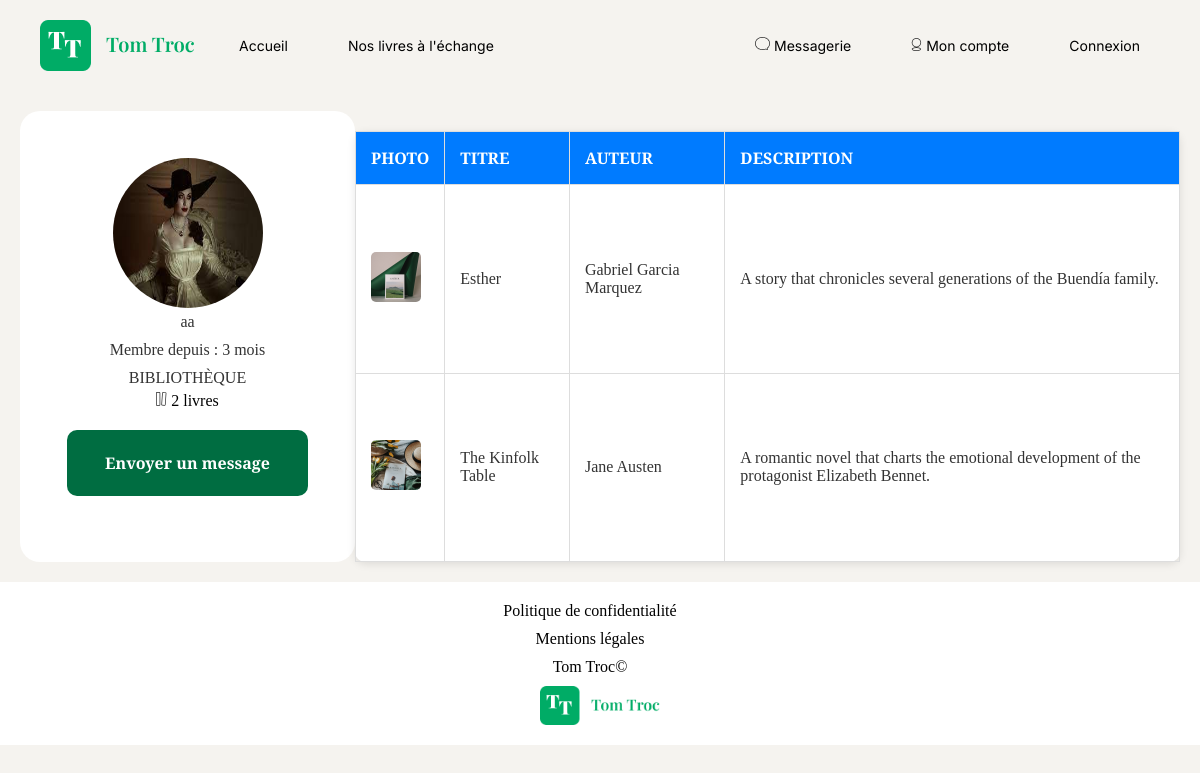
The page /index.php?action=showPublicAccount&user_id=9 on the database as committed earlier.
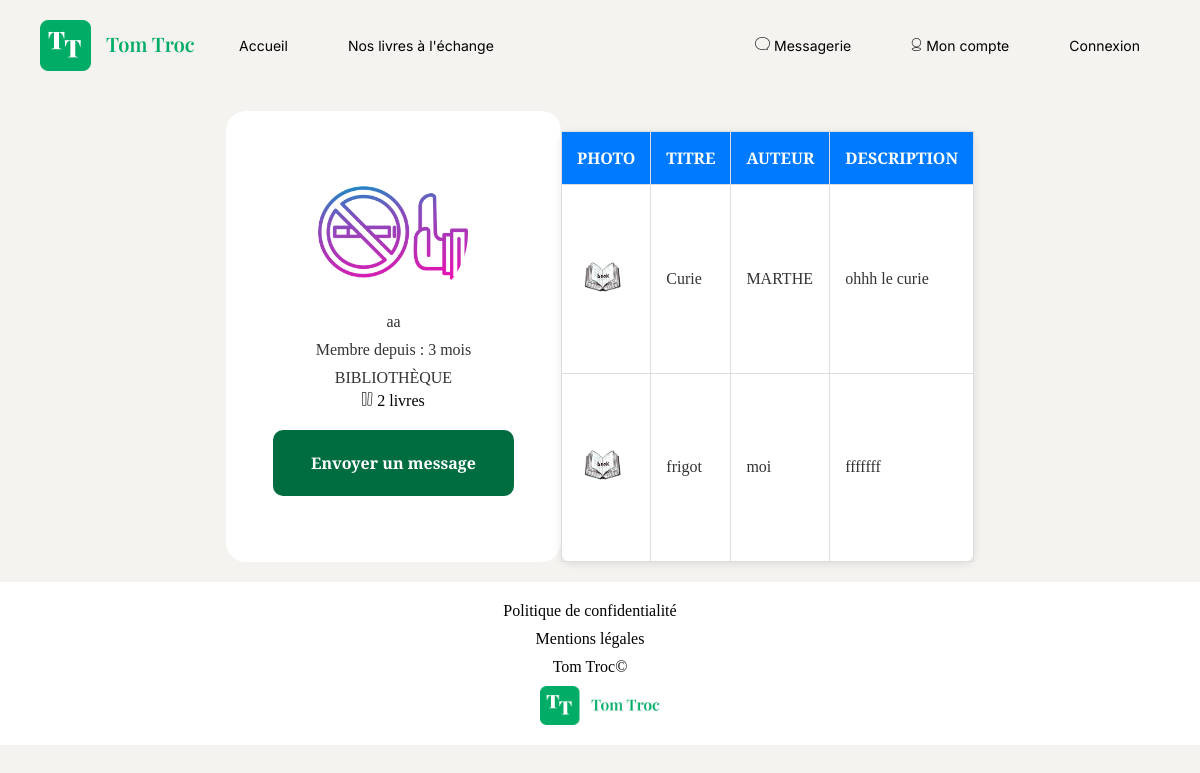
The same page on the database as committed later.
### tables this page shows
CREATE TABLE IF NOT EXISTS `user` (
  `id` int NOT NULL AUTO_INCREMENT,
  `username` varchar(100) NOT NULL,
  `email` varchar(100) NOT NULL,
  `password` varchar(255) NOT NULL,
  `profilePicture` varchar(255) NOT NULL,
  `role` enum('user','admin','moderator') DEFAULT 'user',
  `is_active` tinyint(1) DEFAULT '1',
  `created_at` datetime DEFAULT CURRENT_TIMESTAMP,
  `updated_at` datetime DEFAULT CURRENT_TIMESTAMP ON UPDATE CURRENT_TIMESTAMP,
  PRIMARY KEY (`id`)
);

CREATE TABLE IF NOT EXISTS `book` (
  `id` int NOT NULL AUTO_INCREMENT,
  `title` varchar(255) NOT NULL,
  `author` varchar(255) NOT NULL,
  `img` varchar(255) NOT NULL,
  `description` text NOT NULL,
  `createdAt` timestamp NOT NULL DEFAULT CURRENT_TIMESTAMP,
  `updatedAt` timestamp NULL DEFAULT CURRENT_TIMESTAMP,
  `available` tinyint(1) NOT NULL,
  `user_id` int DEFAULT NULL,
  PRIMARY KEY (`id`),
  KEY `fk_user` (`user_id`)
);

### views/View.php (called while the page is built, shortened)
<?php
class View
{
    public function render(string $viewName, array $params = []): void
    {
        $viewPath = $this->buildViewPath($viewName);
        $description = $this->_renderViewFromTemplate($viewPath, $params);
    }
    private function _renderViewFromTemplate(string $viewPath, array $params = []): string
    {
        if (file_exists($viewPath)) {
            extract($params);
            require($viewPath);
            return ob_get_clean();
        } else {
            throw new Exception("La vue '$viewPath' est introuvable.");
        }
    }
    private function buildViewPath(string $viewName): string
    {
        return TEMPLATE_VIEW_PATH . $viewName . '.php';
    }
}

### controllers/PublicAccountController.php (called while the page is built, shortened)
<?php
class PublicAccountController
{
    public function showPublicAccount()
    {
        $userId = filter_input(INPUT_GET, 'user_id', FILTER_SANITIZE_NUMBER_INT);
        $userManager = new UserManager();
        $bookManager = new BookManager();
        $user = $userManager->getUserById($userId);
        $books = $bookManager->getAllBooksByUserId($userId);
        $totalBooks = count($books);
        $data = [
            'user' => $user,
            'books' => $books,
            'totalBooks' => $totalBooks,
        ];
        $this->renderView('publicAccount', "Profil de {$user->getUsername()}", $data);
        }
    private function renderView(string $viewName, string $pageTitle, array $data = []): void
    {
        $view = new View($pageTitle);
        $view->render($viewName, $data);
    }
}

### index.php (called while the page is built, shortened)
<?php
$action = Utils::request('action', 'home');
try {
    $publicAccountController = new PublicAccountController();
    switch ($action) {
        case 'showPublicAccount':
            $publicAccountController->showPublicAccount();
            break;
    }
} catch (Exception $e) {
    error_log("Exception capturée : " . $e->getMessage());
    $errorView = new View('Erreur');
    $errorView->render('errorPage', ['errorMessage' => $e->getMessage()]);
}

### models/DBmanager.php (called while the page is built, shortened)
<?php
class DBManager
{
    private static $instance;
    private $db;
    private function __construct()
    {
        $this->db = new PDO('mysql:host=' . DB_HOST . ';dbname=' . DB_NAME . ';charset=utf8', DB_USER, DB_PASS);
        $this->db->setAttribute(PDO::ATTR_ERRMODE, PDO::ERRMODE_EXCEPTION);
        $this->db->setAttribute(PDO::ATTR_DEFAULT_FETCH_MODE, PDO::FETCH_ASSOC);
    }
    public static function getInstance() : DBManager
    {
        if (!self::$instance) {
            self::$instance = new DBManager();
        }
        return self::$instance;
    }
    public function query(string $sql, ?array $params = null) : PDOStatement
    {
        if ($params == null) {
            $query = $this->db->query($sql);
        } else {
            $query = $this->db->prepare($sql);
            $query->execute($params);
        }
        return $query;
    }
}

### models/UserManager.php (called while the page is built, shortened)
<?php
class UserManager extends AbstractEntityManager
{
    public function getUserById(int $id): ?User
    {
        $sql = "SELECT * FROM user WHERE id = :id";
        try {
            $result = $this->db->query($sql, [":id" => $id]);
            $userData = $result->fetch(PDO::FETCH_ASSOC);
            return $userData ? new User($userData) : null;
        } catch (PDOException $e) {
            error_log("Erreur lors de la recherche de l'utilisateur : " . $e->getMessage());
            return null;
        }
    }
}

### models/AbstractEntity.php (called while the page is built, shortened)
<?php
abstract class AbstractEntity
{
    protected function hydrate(array $data) : void
    {
        foreach ($data as $key => $value) {
            $method = 'set' . str_replace('_', '', ucwords($key, '_'));
        }
    }
}

### models/User.php (called while the page is built, shortened)
<?php
class User extends AbstractEntity
{
    protected int $id;
    private string $username;
    private string $profilePicture;
    private string $createdAt;
    public function getId(): int
    {
        return $this->id;
    }
    public function getUsername(): string
    {
        return $this->username;
    }
    public function getProfilePicture(): ?string
    {
        return $this->profilePicture ?: "/assets/img/users/profile-default.svg";
    }
    public function getCreatedAt(): string
    {
        return $this->createdAt;
    }
    public function setId(int $id): void
    {
        $this->id = $id;
    }
    public function setUsername(string $username): void
    {
        $this->username = $username;
    }
    public function setProfilePicture(?string $profilePicture): void
    {
        $this->profilePicture = $profilePicture;
    }
    public function setCreatedAt(string $createdAt): void
    {
        $this->createdAt = $createdAt;
    }
}

### models/BookManager.php (called while the page is built, shortened)
<?php
class bookManager extends AbstractEntityManager
{
    public function getAllBooksByUserId(int $userId): array
    {
        $sql = "SELECT * FROM book WHERE user_id = " . (int)$userId;
        $result = $this->db->query($sql);
        $books = [];
        while ($bookData = $result->fetch(PDO::FETCH_ASSOC)) {
            $books[] = new Book($bookData);
        }
        return $books;
    }
}

### models/Book.php (called while the page is built, shortened)
<?php
class Book extends AbstractEntity
{
    private string $title = "";
    private string $author = "";
    private ?string $img = null;
    private string $description = "";
    public function __construct(array $data = [])
    {
        $this->userId = $data['user_id'] ?? 0;
        $this->title = $data['title'] ?? '';
        $this->author = $data['author'] ?? '';
        $this->description = $data['description'] ?? '';
        $this->img = isset($data['img']) ? $data['img'] : '/assets/img/defaultBook.webp';
        if ($this->userId !== 0) {
            $userManager = new UserManager();
            $this->user = $userManager->getUserById($this->userId);
        }
    }
    public function setTitle(string $title): void
    {
        $this->title = $title;
    }
    public function getTitle(): string
    {
        return $this->title;
    }
    public function setAuthor(string $author): void
    {
        $this->author = $author;
    }
    public function getAuthor(): string
    {
        return $this->author;
    }
    public function setImg(?string $img): void
    {
        $this->img = $img;
    }
    public function getImg(): ?string
    {
        return $this->img;
    }
    public function setDescription(string $description): void
    {
        $this->description = $description;
    }
    public function getDescription(int $length = -1): string
    {
        return $this->description;
    }
    public function setCreatedAt(string|DateTime $createdAt, string $format = 'Y-m-d H:i:s'): void
    {
        if (is_string($createdAt)) {
            $createdAt = DateTime::createFromFormat($format, $createdAt);
        }
    }
    public function setUpdatedAt(string|DateTime|null $updatedAt): void
    {
        if ($updatedAt === null) {
            $this->updatedAt = null;
        } elseif (is_string($updatedAt)) {
            $this->updatedAt = DateTime::createFromFormat('Y-m-d H:i:s', $updatedAt);
        } elseif ($updatedAt instanceof DateTime) {
            $this->updatedAt = $updatedAt;
        }
    }
}

### views/templates/publicAccount.php (the view, shortened to what the rows shown need)
<div class="account-container">
    <div class="account-sections">
        <div class="account-card">
            <div class="account-profile">
                <?php if ($user->getProfilePicture() && !empty($user->getProfilePicture())) : ?>
                    <img src="<?= htmlspecialchars($user->getProfilePicture(), ENT_QUOTES, 'UTF-8') ?>" alt="Photo de profil">
                <?php else : ?>
                    <img src="/assets/img/users/profile-default.svg" alt="Photo par défaut">
                <?php endif; ?>
            </div>
            <p><?= htmlspecialchars($user->getUsername(), ENT_QUOTES, 'UTF-8') ?></p>
            <?php
            $createdAt = new DateTime($user->getCreatedAt());
            $now = new DateTime();
            $diff = $createdAt->diff($now);
            $memberSince = '';
            if ($diff->m > 0) {
                $memberSince .= $diff->m . ' ' . ($diff->m > 1 ? 'mois' : 'mois');
            }
            ?>
            <p>Membre depuis : <?= htmlspecialchars($memberSince, ENT_QUOTES, 'UTF-8') ?></p>
            <p>BIBLIOTHÈQUE</p>
            <div class="library-info">
                <img src="/assets/img/icon_books.svg" alt="Icône de livres">
                <?= htmlspecialchars($totalBooks, ENT_QUOTES, 'UTF-8') ?> livres
            </div>
            <a href="index.php?action=showMessaging&receiver_id=<?= htmlspecialchars($user->getId(), ENT_QUOTES, 'UTF-8') ?>" class="btn">Envoyer un message</a>
            </div>
    </div>
    <table class="table-books">
        <thead>
            <tr>
                <th>Photo</th>
                <th>Titre</th>
                <th>Auteur</th>
                <th>Description</th>
            </tr>
        </thead>
        <tbody>
            <?php if (!empty($books)) : ?>
                <?php foreach ($books as $book) : ?>
                    <tr>
                        <td><img src="<?= htmlspecialchars($book->getImg(), ENT_QUOTES, 'UTF-8') ?>" alt="Photo du livre" width="50"></td>
                        <td><?= htmlspecialchars($book->getTitle(), ENT_QUOTES, 'UTF-8') ?></td>
                        <td><?= htmlspecialchars($book->getAuthor(), ENT_QUOTES, 'UTF-8') ?></td>
                        <td><?= htmlspecialchars($book->getDescription(), ENT_QUOTES, 'UTF-8') ?></td>
                    </tr>
                <?php endforeach; ?>
            <?php else : ?>
                <tr>
                    <td colspan="6">Aucun livre trouvé.</td>
                </tr>
            <?php endif; ?>
        </tbody>
    </table>

Rows that differ between the two databases and show on the page:
no longer on this page (row edited): book: img (picture), title "Esther", author "Gabriel Garcia Marquez", description "A story that chronicles several generations of the Buendía family."
no longer on this page (row edited): book: img (picture), title "The Kinfolk Table", author "Jane Austen", description "A romantic novel that charts the emotional development of the protagonist Elizabeth Bennet."
changed user "aa": profilePicture: a different picture
added book: img (placeholder picture), title "Curie", author "MARTHE", description "ohhh le curie"
added book: img (placeholder picture), title "frigot", author "moi", description "fffffff"
